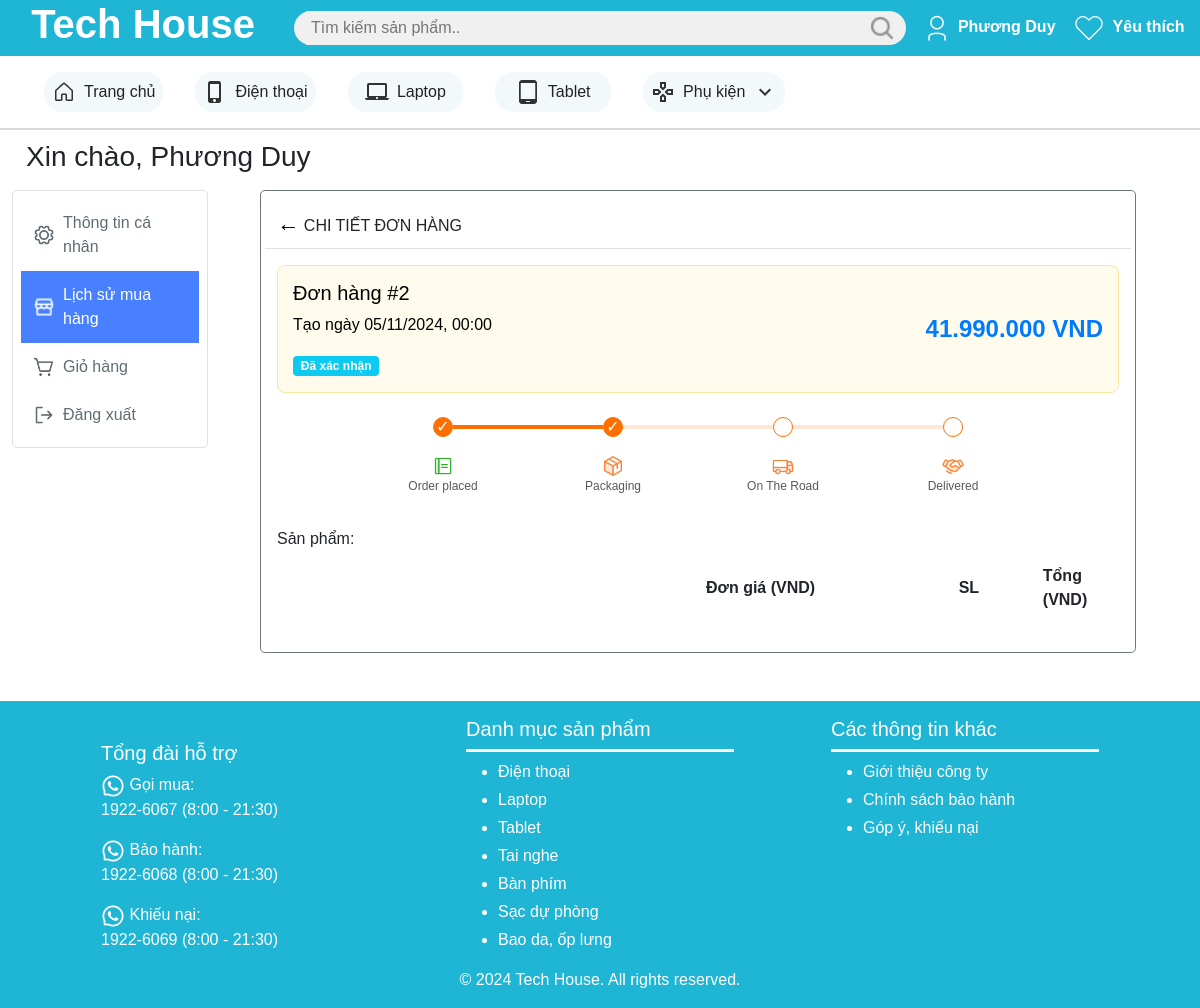
Page /member/order_history_detail.php?order_id=2 (signed in) on the earlier database version.
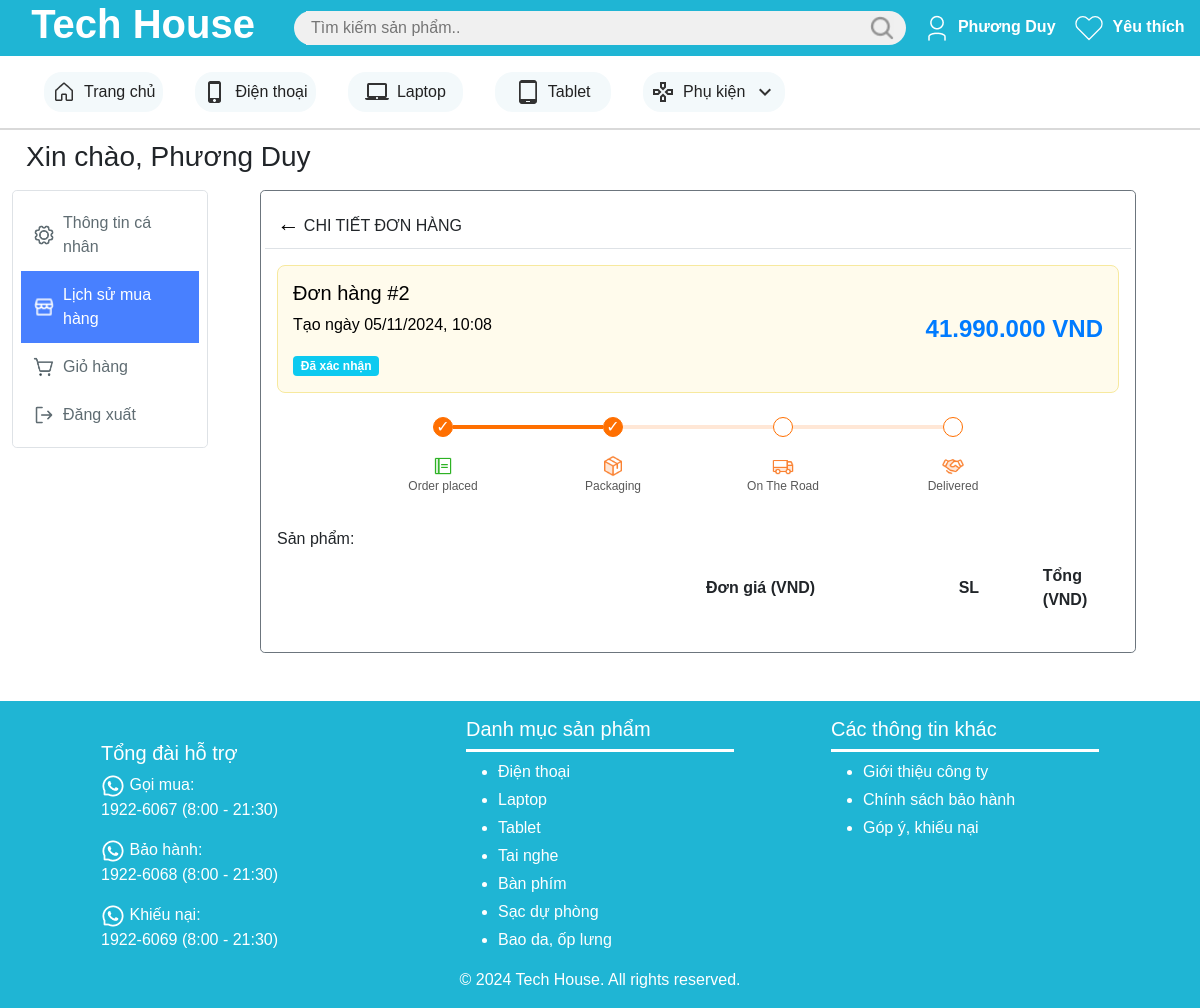
Same page on the later database version.
### tables this page shows
create table Don_hang (
    ma_don_hang int primary key auto_increment,
    thanh_vien varchar(25) not null,
    thoi_diem_dat_hang datetime not null,
    thoi_diem_nhan_hang datetime,
    tinh_trang int not null,
     
    tong_gia int not null,

    foreign key (thanh_vien) references Thanh_vien(ten_dang_nhap)
);

### member/order_history_detail.php (the view, shortened to what the changed rows need)
<?php
$conn = new mysqli('localhost', 'root', '', 'tech_house_db');
$order_id = $_GET['order_id'];
$stmt = "select * from don_hang where ma_don_hang = $order_id";
$result = $conn->query($stmt);
$order = $result->fetch_assoc();
?>
<!DOCTYPE html>
<html lang="en">
<head>
    <link href="https://cdn.jsdelivr.net/npm/bootstrap@5.0.2/dist/css/bootstrap.min.css" rel="stylesheet">
    <link href="../styles/public/custom.css" rel="stylesheet">
    <link href="../styles/member/order_history_detail.css" rel="stylesheet">
</head>
<body>
    <div class="page-wrapper">
        <header>
            <div class="row bg-primary align-items-center">
                <div class="logo col-lg-3 col-3 text-white d-flex justify-content-center align-items-center ps-3">
                    <a href="../public/product_list.php" class="text-white text-center">
                        <h1 class="fw-bold">Tech House</h1>
                    </a>
                </div>
            </div>
        </header>
        <main>
            <div class="container-fluid mt-3">
                <div class="d-flex">
                    <div class="col-md-9 ml-sm-auto col-lg-10 px-4">
                        <div class="container mb-5 container-order">
                            <div class="card p-3 border border-secondary rounded-3">
                                <div>
                                    <div class="d-flex justify-content-between align-items-center mt-3 order-summary">
                                        <div>
                                            <h5>
                                                <?php
                                                echo 'Đơn hàng #'.$order['ma_don_hang'];
                                                ?>
                                            </h5>
                                            <p>Tạo ngày
                                                <?php
                                                echo date('d/m/Y, H:i', strtotime($order['thoi_diem_dat_hang']));
                                                ?>
                                            </p>
                                            <?php
                                            switch($order['tinh_trang']) {
                                                case 1:
                                                    echo '<span class="badge bg-info">Đã xác nhận</span>';
                                                    break;
                                            }
                                            ?>
                                        </div>
                                        <div class="order-price">
                                            <?php
                                            echo number_format($order['tong_gia'], 0, '', '.').' VND';
                                            ?>
                                        </div>
                                    </div>
                                </div>
                                <table class="table table-borderless">
                                    <thead>
                                        <tr>
                                            <th class="w-50"></th>
                                            <th class="col w-20">Đơn giá (VND)</th>
                                            <th class="col w-10">SL</th>
                                            <th class="col w-10">Tổng (VND)</th>
                                        </tr>
                                    </thead>
                                </table>
                            </div>
                        </div>
                    </div>
                </div>
            </div>
        </main>
    </div>
</body>
</html>

Differences in the rows shown:
changed don_hang id 2: thoi_diem_dat_hang "05/11/2024, 00:00" → "05/11/2024, 10:08"
